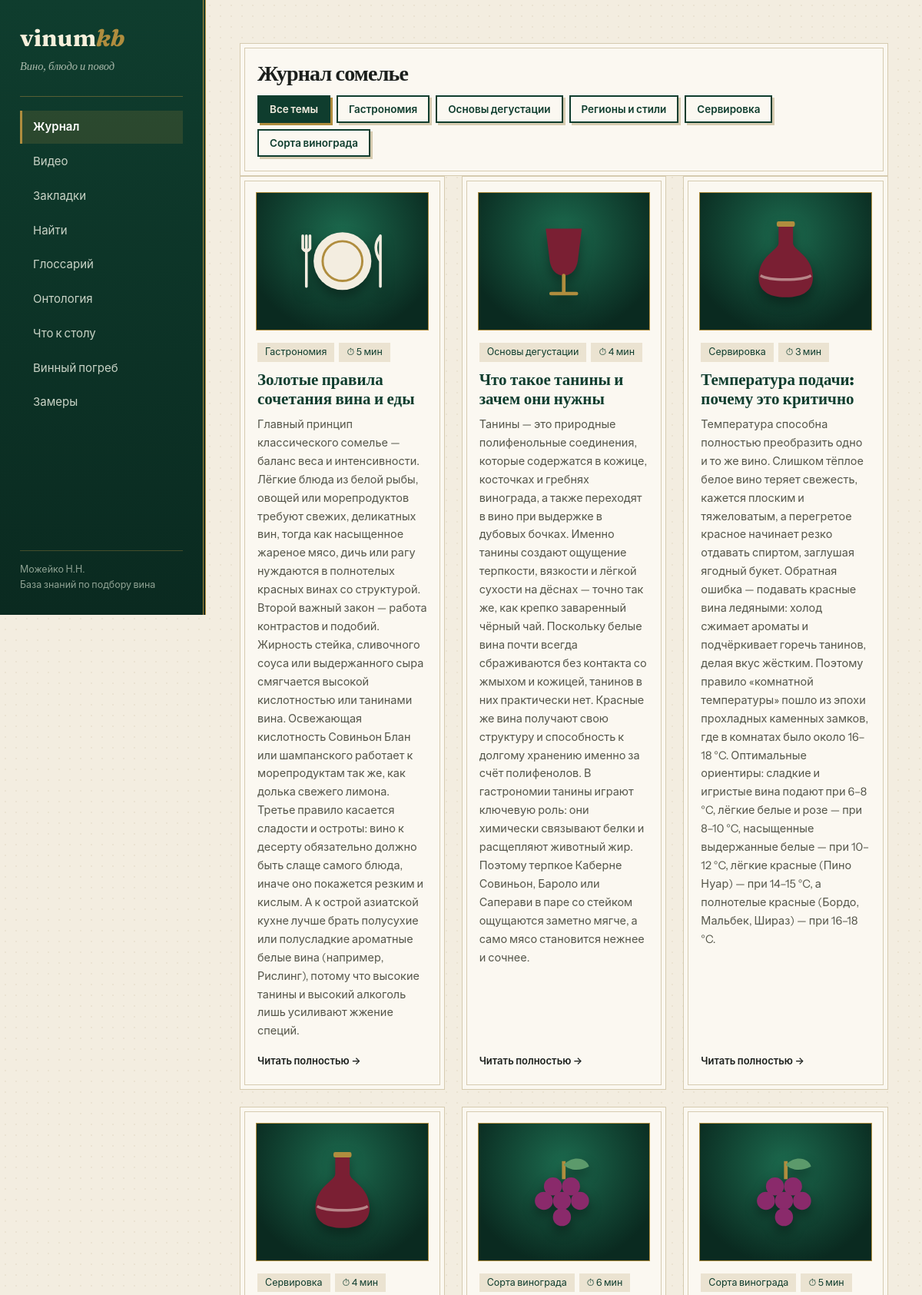
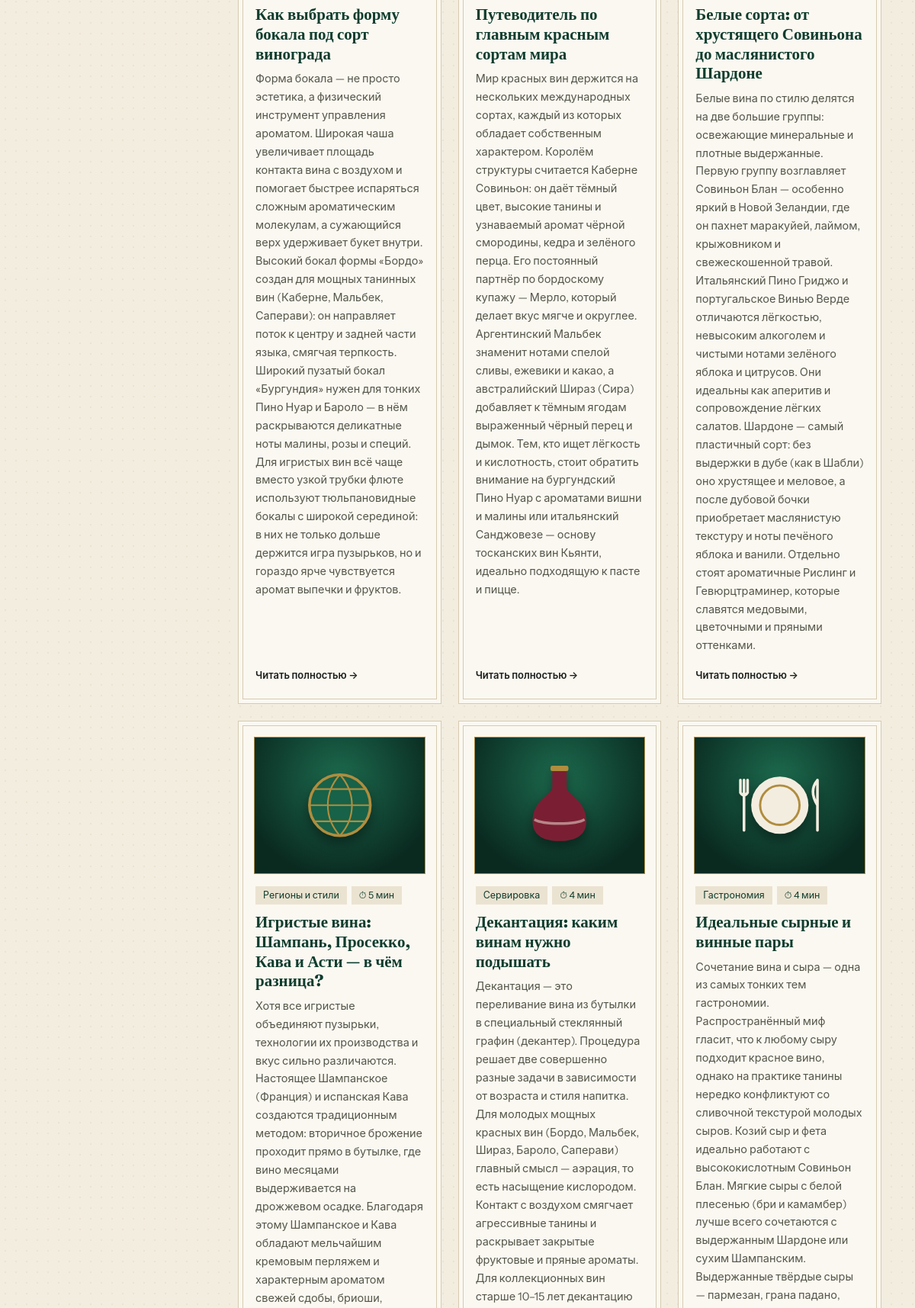
The page /articles (upper part) on the database its author committed (2 pictures, top to bottom).
### tables this page shows
CREATE TABLE articles (
    id        INTEGER PRIMARY KEY,
    title     TEXT NOT NULL,
    category  TEXT NOT NULL,
    read_time TEXT NOT NULL,
    tip       TEXT,
    content   TEXT NOT NULL
);

### app.py (the view)
@app.route('/articles')
def articles_list():
    kb = get_kb()
    cat = request.args.get('category', '').strip()
    categories = sorted({a.get('category', 'Общее') for a in kb['articles']})
    items = [a for a in kb['articles'] if not cat or a.get('category') == cat]
    return render_template('articles.html', articles=items, categories=categories, active_cat=cat)

### app.py (called while the page is built)
def connect():
    if not os.path.exists(DB_PATH):
        init = sqlite3.connect(DB_PATH)
        with open(SQL_PATH, 'r', encoding='utf-8') as f:
            init.executescript(f.read())
        init.commit()
        init.close()
    con = sqlite3.connect(DB_PATH)
    con.row_factory = sqlite3.Row
    return con

### templates/articles.html (shortened to what this page needs)
{% extends 'base.html' %}
{% block content %}
{% from '_art.html' import bottle, dish, cat %}
<div class="card">
  <h1 style="color:var(--primary); font-size:28px; margin-bottom:14px;">Журнал сомелье</h1>
  <div style="display:flex; gap:8px; flex-wrap:wrap;">
    <a href="{{ url_for('articles_list') }}" class="btn btn-sm {% if not active_cat %}btn-primary{% endif %}">Все темы</a>
    {% for cat in categories %}
      <a href="{{ url_for('articles_list', category=cat) }}" class="btn btn-sm {% if active_cat == cat %}btn-primary{% endif %}">{{ cat }}</a>
    {% endfor %}
  </div>
</div>
<div class="grid-3">
  {% for a in articles %}
    <a href="{{ url_for('article_detail', aid=a.id) }}" class="wine-card">
      <div class="cover cat">{{ cat(a.category) }}</div>
      <div>
        <div class="badges">
          <span class="badge badge-soft">{{ a.category }}</span>
          <span class="badge badge-soft">⏱ {{ a.read_time }}</span>
        </div>
        <h3 class="card-title">{{ a.title }}</h3>
        <p class="card-desc">{{ a.content }}</p>
      </div>
      <div class="card-footer">
        <span style="font-size:13px; font-weight:600; color:var(--gold);">Читать полностью →</span>
      </div>
    </a>
  {% endfor %}
</div>
{% endblock %}

### templates/_art.html (shortened to what this page needs)
{% macro cat(name) %}
<svg viewBox="0 0 100 100" role="img" aria-label="{{ name }}">
{% if name == 'Гастрономия' %}<circle cx="50" cy="50" r="32" fill="#f3ede0"/><circle cx="50" cy="50" r="22" fill="none" stroke="#b08d3e" stroke-width="2.5"/><path d="M10 22v56M6 22v14q4 6 8 0V22M92 22v56M92 22q-10 12 0 28" stroke="#f3ede0" stroke-width="3" stroke-linecap="round" fill="none"/>
{% elif name == 'Сервировка' %}<path d="M42 10h16v20c0 8 22 14 22 38 0 14-10 22-30 22S20 82 20 68c0-24 22-30 22-38z" fill="#7a1f33"/><path d="M22 66c10 6 46 6 56 0" stroke="#f3ede0" stroke-opacity=".5" stroke-width="3" fill="none"/><rect x="40" y="6" width="20" height="6" rx="2" fill="#b08d3e"/>
{% elif name == 'Сорта винограда' %}<g fill="#8a2a6b"><circle cx="38" cy="44" r="10"/><circle cx="58" cy="44" r="10"/><circle cx="48" cy="60" r="10"/><circle cx="28" cy="60" r="10"/><circle cx="68" cy="60" r="10"/><circle cx="48" cy="78" r="10"/></g><path d="M50 36V16" stroke="#b08d3e" stroke-width="4"/><path d="M50 20c12-12 26-6 28 2-12 6-22 4-28-2z" fill="#5c9a6b"/>
{% elif name == 'Регионы и стили' %}<circle cx="50" cy="50" r="34" fill="#176248" stroke="#b08d3e" stroke-width="3"/><path d="M50 16c-18 20-18 48 0 68M50 16c18 20 18 48 0 68M16 50h68M22 32h56M22 68h56" stroke="#b08d3e" stroke-width="1.8" fill="none"/>
{% else %}<path d="M30 14H70L66 46C65 60 58 66 50 66C42 66 35 60 34 46L30 14Z" fill="#7a1f33"/><path d="M50 66V86M36 86H64" stroke="#b08d3e" stroke-width="4" stroke-linecap="round"/>
{% endif %}</svg>
{% endmacro %}

### templates/base.html (style rules this page uses)
:root { --paper: #f3ede0; --paper-2: #ebe3d1; --card: #fbf8f1; --ink: #1b1f1c; --emerald: #0f3d2e; --emerald-2: #176248; --brass: #b08d3e; --brass-dark: #7e6322; --claret: #7a1f33; --bg: var(--paper); --surface: var(--card); --surface-2: var(--paper-2); --border: #d6cbb0; --text: var(--ink); --muted: #6b6a5c; --accent: var(--claret); --accent-hover: #5e1627; --accent-soft: rgba(176,141,62,.16); --link: var(--emerald-2); --radius: 3px; --side: 268px; --serif: "Fraunces", Georgia, "Times New Roman", serif; --sans: "Instrument Sans", -apple-system, "Segoe UI", Roboto, Arial, sans-serif; }
* { box-sizing: border-box; margin: 0; padding: 0; }
body { font-family: var(--sans); background: var(--paper); color: var(--ink); line-height: 1.65; display: grid; grid-template-columns: var(--side) minmax(0, 1fr); min-height: 100vh; background-image: radial-gradient(rgba(126,99,34,.07) 1px, transparent 1px); background-size: 14px 14px; -webkit-font-smoothing: antialiased; }
a { color: inherit; text-decoration: none; }
h1, h2, h3 { font-family: var(--serif); color: var(--emerald); }
h1 { font-size: clamp(34px, 4.6vw, 58px); font-weight: 700; line-height: 1.04; letter-spacing: -.8px; }
h3 { font-size: 20px; font-weight: 700; line-height: 1.25; }
.btn { display: inline-flex; align-items: center; justify-content: center; height: 46px; padding: 0 24px; background: var(--emerald); color: var(--paper); font: 600 15px var(--sans); border: 2px solid var(--emerald); box-shadow: 4px 4px 0 var(--brass); cursor: pointer; transition: transform .12s, box-shadow .12s, background .12s; }
.btn-sm { height: 36px; padding: 0 14px; font-size: 13.5px; background: var(--card); color: var(--emerald); box-shadow: 3px 3px 0 var(--border); }
.btn-primary { background: var(--emerald); color: var(--paper); box-shadow: 3px 3px 0 var(--brass); }
.grid-3 { display: grid; grid-template-columns: repeat(3, minmax(0, 1fr)); gap: 22px; align-items: stretch; }
.card, .wine-card { display: flex; flex-direction: column; height: 100%; padding: 24px 22px; background: var(--card); border: 1px solid var(--border); box-shadow: inset 0 0 0 5px var(--card), inset 0 0 0 6px var(--border); transition: transform .15s, border-color .15s; }
.card-title-link, .card-title { font-family: var(--serif); color: var(--emerald); font-weight: 700; font-size: 21px; line-height: 1.22; display: block; margin-bottom: 9px; }
.card p, .card-desc { font-size: 14.5px; color: #55564a; }
.badges { display: flex; gap: 6px; flex-wrap: wrap; margin-bottom: 10px; }
.badge, .badge-soft { font-size: 12.5px; color: var(--emerald); background: var(--paper-2); padding: 2px 10px; }
.card-footer { margin-top: auto; padding-top: 12px; }
.card { height: auto; }
.grid-3 > .card, .grid-3 > .wine-card, .grid-2 > .card { height: 100%; }
.cover { display: grid; place-items: center; height: 180px; margin: -4px -2px 16px; border: 1px solid var(--brass); background: radial-gradient(circle at 50% 30%, #1c6a4e, #0a2a20 78%); overflow: hidden; }
.cover svg { height: 86%; width: auto; filter: drop-shadow(0 8px 8px rgba(0,0,0,.4)); }
.cover.cat svg { height: 66%; }
.cover, .vcover, .thumb { position: relative; }

### rows shown on the page
articles: category "Гастрономия", read_time "5 мин", title "Золотые правила сочетания вина и еды", content "Главный принцип классического сомелье — баланс веса и интенсивности. Лёгкие блюда из белой рыбы, овощей или морепродуктов требуют свежих, деликатных вин, тогда как насыщенное жареное мясо, дичь или рагу нуждаются в полнотелых красных винах со структурой. Второй важный закон — работа контрастов и подобий. Жирность стейка, сливочного соуса или выдержанного сыра смягчается высокой кислотностью или танинами вина. Освежающая кислотность Совиньон Блан или шампанского работает к морепродуктам так же, как долька свежего лимона. Третье правило касается сладости и остроты: вино к десерту обязательно должно быть слаще самого блюда, иначе оно покажется резким и кислым. А к острой азиатской кухне лучше…"
articles: category "Основы дегустации", read_time "4 мин", title "Что такое танины и зачем они нужны", content "Танины — это природные полифенольные соединения, которые содержатся в кожице, косточках и гребнях винограда, а также переходят в вино при выдержке в дубовых бочках. Именно танины создают ощущение терпкости, вязкости и лёгкой сухости на дёснах — точно так же, как крепко заваренный чёрный чай. Поскольку белые вина почти всегда сбраживаются без контакта со жмыхом и кожицей, танинов в них практически нет. Красные же вина получают свою структуру и способность к долгому хранению именно за счёт полифенолов. В гастрономии танины играют ключевую роль: они химически связывают белки и расщепляют животный жир. Поэтому терпкое Каберне Совиньон, Бароло или Саперави в паре со стейком ощущаются заметно…"
articles: category "Регионы и стили", read_time "5 мин", title "Игристые вина: Шампань, Просекко, Кава и Асти — в чём разница?"
articles: category "Сервировка", read_time "3 мин", title "Температура подачи: почему это критично", content "Температура способна полностью преобразить одно и то же вино. Слишком тёплое белое вино теряет свежесть, кажется плоским и тяжеловатым, а перегретое красное начинает резко отдавать спиртом, заглушая ягодный букет. Обратная ошибка — подавать красные вина ледяными: холод сжимает ароматы и подчёркивает горечь танинов, делая вкус жёстким. Поэтому правило «комнатной температуры» пошло из эпохи прохладных каменных замков, где в комнатах было около 16–18 °C. Оптимальные ориентиры: сладкие и игристые вина подают при 6–8 °C, лёгкие белые и розе — при 8–10 °C, насыщенные выдержанные белые — при 10–12 °C, лёгкие красные (Пино Нуар) — при 14–15 °C, а полнотелые красные (Бордо, Мальбек, Шираз) — при…"
articles: category "Сорта винограда", read_time "6 мин", title "Путеводитель по главным красным сортам мира", content "Мир красных вин держится на нескольких международных сортах, каждый из которых обладает собственным характером. Королём структуры считается Каберне Совиньон: он даёт тёмный цвет, высокие танины и узнаваемый аромат чёрной смородины, кедра и зелёного перца. Его постоянный партнёр по бордоскому купажу — Мерло, который делает вкус мягче и округлее. Аргентинский Мальбек знаменит нотами спелой сливы, ежевики и какао, а австралийский Шираз (Сира) добавляет к тёмным ягодам выраженный чёрный перец и дымок. Тем, кто ищет лёгкость и кислотность, стоит обратить внимание на бургундский Пино Нуар с ароматами вишни и малины или итальянский Санджовезе — основу тосканских вин Кьянти, идеально подходящую к…"
articles: category "Сервировка", read_time "4 мин", title "Как выбрать форму бокала под сорт винограда", content "Форма бокала — не просто эстетика, а физический инструмент управления ароматом. Широкая чаша увеличивает площадь контакта вина с воздухом и помогает быстрее испаряться сложным ароматическим молекулам, а сужающийся верх удерживает букет внутри. Высокий бокал формы «Бордо» создан для мощных танинных вин (Каберне, Мальбек, Саперави): он направляет поток к центру и задней части языка, смягчая терпкость. Широкий пузатый бокал «Бургундия» нужен для тонких Пино Нуар и Бароло — в нём раскрываются деликатные ноты малины, розы и специй. Для игристых вин всё чаще вместо узкой трубки флюте используют тюльпановидные бокалы с широкой серединой: в них не только дольше держится игра пузырьков, но и гораздо…"
articles: category "Сорта винограда", read_time "5 мин", title "Белые сорта: от хрустящего Совиньона до маслянистого Шардоне", content "Белые вина по стилю делятся на две большие группы: освежающие минеральные и плотные выдержанные. Первую группу возглавляет Совиньон Блан — особенно яркий в Новой Зеландии, где он пахнет маракуйей, лаймом, крыжовником и свежескошенной травой. Итальянский Пино Гриджо и португальское Винью Верде отличаются лёгкостью, невысоким алкоголем и чистыми нотами зелёного яблока и цитрусов. Они идеальны как аперитив и сопровождение лёгких салатов. Шардоне — самый пластичный сорт: без выдержки в дубе (как в Шабли) оно хрустящее и меловое, а после дубовой бочки приобретает маслянистую текстуру и ноты печёного яблока и ванили. Отдельно стоят ароматичные Рислинг и Гевюрцтраминер, которые славятся медовыми,…"
articles: category "Сервировка", read_time "4 мин", title "Декантация: каким винам нужно подышать"
articles: category "Гастрономия", read_time "4 мин", title "Идеальные сырные и винные пары"
